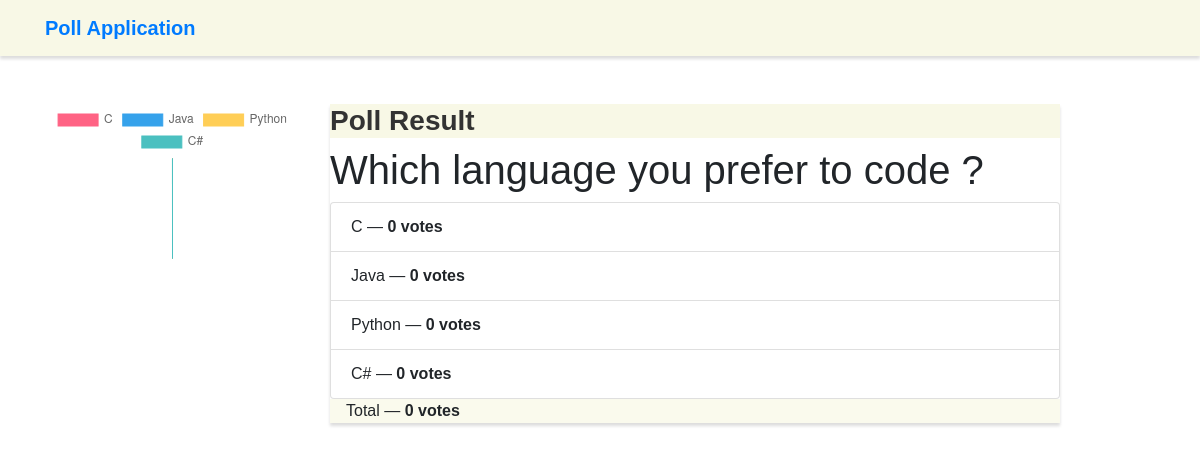
Page /results/30/ on the committed database.
### poll_project/poll/models.py (models this page shows)
class Poll(models.Model):
    question = models.TextField(unique=True)
    date_created = models.DateTimeField(auto_now_add=True)
    date_updated = models.DateTimeField(auto_now=True)

class PollOption(models.Model):
    name = models.CharField(max_length=30)
    poll = models.ForeignKey(Poll, on_delete=models.CASCADE, related_name='options')
    date_created = models.DateTimeField(auto_now_add=True)
    date_updated = models.DateTimeField(auto_now=True)

### poll_project/poll/views.py (the view)
# urls.py: path('results/<poll_id>/', poll_views.results,name='results'),
def results(request, poll_id):
    poll = Poll.objects.get(pk=poll_id)
    context = {
        'poll': poll,
    }
    return render(request, 'poll/results.html', context)

### poll_project/poll/templates/poll/results.html (shortened to what this page needs)
{% extends "poll/base.html" %}
{% block main %}
<div class="row">
    <div class="col-lg-3 col-lg-offset-1">
        <canvas id="myChart" width="200" height="200"></canvas>
    </div>
    <div class="col-lg-8 ">
        <div class="panel panel-default">
            <div class="panel-heading">
                <h3 class="panel-title">Poll Result</h3>
            </div>
            <div class="panel-body">
                <h1>{{ poll.question }}</h1>
            </div>
            <ul class="list-group">
                {% for poll_option in poll.options.all %}
                        <li class="list-group-item">{{ poll_option.name }} &mdash; <strong>{{ poll_option.votes.count }} votes</strong></li>
                {% endfor %}
            </ul>
            <div class="panel-footer">
                <div class="ml-3">
                    Total &mdash; <strong>{{ poll.votes.all.count }} votes</strong>
                </div>
            </div>
        </div>
    </div>
</div>
{% block scripts %}
<script>
    $(document).ready(function(){
        var ctx = document.getElementById('myChart').getContext('2d');
        var myChart = new Chart(ctx, {
            type: 'pie',
            data: {
                labels: [{% for item in poll.options.all %} '{{ item.name }}', {% endfor %}],
                datasets: [{
                    label: '# of Votes',
                    data: [{% for item in poll.options.all %} {{ item.votes.count }}, {% endfor %}],
                    backgroundColor: [
                        'rgba(255, 99, 132)',
                        'rgba(54, 162, 235)',
                        'rgba(255, 206, 86)',
                        'rgba(75, 192, 192)',
                    ],
                    borderColor: [
                        'rgba(255, 99, 132, 1)',
                        'rgba(54, 162, 235, 1)',
                        'rgba(255, 206, 86, 1)',
                        'rgba(75, 192, 192, 1)',
                    ],
                    borderWidth: 1
                }]
            },
            options: {
                scales: {
                    y: {
                        beginAtZero: true
                    }
                }
            }
        });
    });
</script>
{% endblock scripts %}
{% endblock %}

### poll_project/static/css/style.css (style rules this page uses)
.navbar-default, .btn, .form-control, .panel { border-radius: 0; }
.panel-default > .panel-heading { color: #333; background-color: rgba(245, 245, 220, .7); border-color: rgba(245, 245, 220, .6); border-top-left-radius: 0; border-top-right-radius: 0; }
.panel-footer { background-color: rgba(245, 245, 220, .5); border-color: rgba(245, 245, 220, .4); }
.panel { box-shadow: 0px 3px 3px 0px #ddd; }
a.navbar-brand, .panel-title { font-weight: bolder; }
body { font-family:sans-serif; }

### rows in the picture
Poll: question "Which language you prefer to code ?", votes.all.count "0"
PollOption: name "C", votes.count "0"
PollOption: name "Java", votes.count "0"
PollOption: name "Python", votes.count "0"
PollOption: name "C#", votes.count "0"

### other values in the picture
chart data {{ item.name }} C, Java, Python, C#
chart data {{ item.votes.count }} 0, 0, 0, 0
